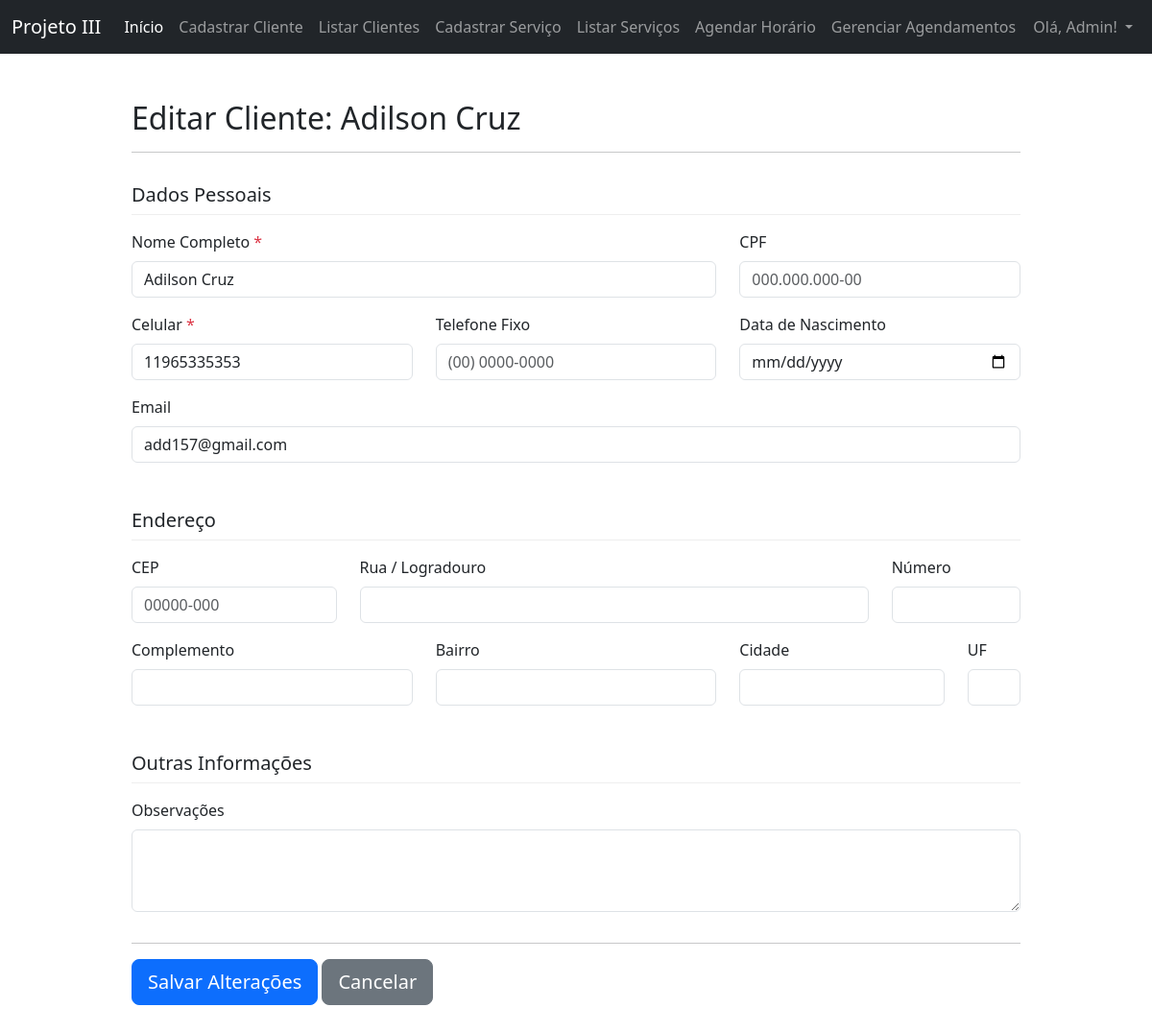
The app's page /cadastrar_cliente.php?action=editar&id=3 (signed in) with its own data.
### tables this page shows
CREATE TABLE IF NOT EXISTS `clientes` (
  `id` int NOT NULL AUTO_INCREMENT,
  `nome_completo` varchar(255) NOT NULL,
  `cpf` varchar(14) DEFAULT NULL,
  `telefone_celular` varchar(20) NOT NULL,
  `telefone_fixo` varchar(20) DEFAULT NULL,
  `email` varchar(191) DEFAULT NULL,
  `data_nascimento` date DEFAULT NULL,
  `endereco_rua` varchar(255) DEFAULT NULL,
  `endereco_numero` varchar(50) DEFAULT NULL,
  `endereco_complemento` varchar(100) DEFAULT NULL,
  `endereco_bairro` varchar(100) DEFAULT NULL,
  `endereco_cidade` varchar(100) DEFAULT NULL,
  `endereco_estado` varchar(2) DEFAULT NULL,
  `endereco_cep` varchar(9) DEFAULT NULL,
  `observacoes` text,
  `data_cadastro` timestamp NULL DEFAULT CURRENT_TIMESTAMP,
  `id_funcionario_cadastro` int NOT NULL,
  PRIMARY KEY (`id`),
  UNIQUE KEY `cpf` (`cpf`),
  KEY `id_funcionario_cadastro` (`id_funcionario_cadastro`)
);

### cadastrar_cliente.php (the view, shortened to what this page needs)
<?php
require_once 'db_conexao.php';
if (isset($_SESSION['funcionario_nome'])) {
    $nome_funcionario = htmlspecialchars($_SESSION['funcionario_nome']);
} else {
    $nome_funcionario = "Usuário";
}
$modo_edicao = false;
$cliente_data = [
    'nome_completo' => '', 'cpf' => '', 'telefone_celular' => '', 'telefone_fixo' => '',
    'email' => '', 'data_nascimento' => '', 'endereco_rua' => '', 'endereco_numero' => '',
    'endereco_complemento' => '', 'endereco_bairro' => '', 'endereco_cidade' => '',
    'endereco_estado' => '', 'endereco_cep' => '', 'observacoes' => ''
];
if (isset($_GET['action']) && $_GET['action'] == 'editar' && isset($_GET['id'])) {
    $modo_edicao = true;
    $cliente_id_edicao = (int)$_GET['id'];
    $sql_cliente = "SELECT * FROM clientes WHERE id = ?";
    $stmt_cliente = $conexao->prepare($sql_cliente);
    if ($stmt_cliente) {
        $stmt_cliente->bind_param("i", $cliente_id_edicao);
        $stmt_cliente->execute();
        $result_cliente = $stmt_cliente->get_result();
        if ($result_cliente->num_rows === 1) {
            $db_data = $result_cliente->fetch_assoc();
            foreach ($cliente_data as $key => $value) {
                if (isset($db_data[$key])) {
                    $cliente_data[$key] = $db_data[$key];
                }
            }
        }
    } else {
        $_SESSION['form_message_type'] = "danger";
        $_SESSION['form_message'] = "Erro ao preparar para buscar cliente.";
        $conexao->close();
        header("Location: listar_clientes.php");
        exit;
    }
}
?>
<!DOCTYPE html>
<html lang="pt-BR">
<head>
    <link href="https://cdn.jsdelivr.net/npm/bootstrap@5.3.3/dist/css/bootstrap.min.css" rel="stylesheet">
</head>
<body>
<nav class="navbar navbar-expand-lg navbar-dark bg-dark fixed-top">
        <div class="container-fluid">
            <a class="navbar-brand" href="dashboard.php">Projeto III</a>
            <div class="collapse navbar-collapse" id="navbarNav">
                <ul class="navbar-nav me-auto mb-2 mb-lg-0">
                    <li class="nav-item">
                        <a class="nav-link active" aria-current="page" href="dashboard.php">Início</a>
                    </li>
                    <li class="nav-item">
                        <a class="nav-link" href="cadastrar_cliente.php">Cadastrar Cliente</a>
                    </li>
                    <li class="nav-item">
                        <a class="nav-link" href="listar_clientes.php">Listar Clientes</a>
                    </li>
                    <li class="nav-item">
                        <a class="nav-link" href="cadastrar_servico.php">Cadastrar Serviço</a>
                    </li>
                    <li class="nav-item">
                        <a class="nav-link" href="listar_servicos.php">Listar Serviços</a>
                    </li>
                    <li class="nav-item">
                        <a class="nav-link" href="agendar_horario.php">Agendar Horário</a>
                    </li>
                    <li class="nav-item">
                        <a class="nav-link" href="gerenciar_agendamentos.php">Gerenciar Agendamentos</a>
                    </li>
                </ul>
                <ul class="navbar-nav">
                    <li class="nav-item dropdown">
                        <a class="nav-link dropdown-toggle" href="#" id="navbarDropdownUser" role="button" data-bs-toggle="dropdown" aria-expanded="false">
                            Olá, <?php echo $nome_funcionario; ?>!
                        </a>
                    </li>
                </ul>
            </div>
        </div>
    </nav>
    <div class="container mt-5 mb-5">
        <div class="row">
            <div class="col-md-10 offset-md-1">
                <h2><?php echo $modo_edicao ? 'Editar Cliente: ' . htmlspecialchars($cliente_data['nome_completo'] ?? '') : 'Cadastro de Novo Cliente'; ?></h2>
                <hr>
                <form action="processa_cadastro_cliente.php" method="POST">
                    <h5 class="form-section-title">Dados Pessoais</h5>
                    <div class="row">
                        <div class="col-md-8 mb-3">
                            <label for="nome_completo" class="form-label">Nome Completo <span class="text-danger">*</span></label>
                            <input type="text" class="form-control" id="nome_completo" name="nome_completo" required value="<?php echo htmlspecialchars($cliente_data['nome_completo'] ?? ''); ?>">
                        </div>
                        <div class="col-md-4 mb-3">
                            <label for="cpf" class="form-label">CPF</label>
                            <input type="text" class="form-control" id="cpf" name="cpf" placeholder="000.000.000-00" value="<?php echo htmlspecialchars($cliente_data['cpf'] ?? ''); ?>">
                        </div>
                    </div>
                    <div class="row">
                        <div class="col-md-4 mb-3">
                            <label for="telefone_celular" class="form-label">Celular <span class="text-danger">*</span></label>
                            <input type="text" class="form-control" id="telefone_celular" name="telefone_celular" placeholder="(00) 00000-0000" required value="<?php echo htmlspecialchars($cliente_data['telefone_celular'] ?? ''); ?>">
                        </div>
                        <div class="col-md-4 mb-3">
                            <label for="telefone_fixo" class="form-label">Telefone Fixo</label>
                            <input type="text" class="form-control" id="telefone_fixo" name="telefone_fixo" placeholder="(00) 0000-0000" value="<?php echo htmlspecialchars($cliente_data['telefone_fixo'] ?? ''); ?>">
                        </div>
                         <div class="col-md-4 mb-3">
                            <label for="data_nascimento" class="form-label">Data de Nascimento</label>
                            <input type="date" class="form-control" id="data_nascimento" name="data_nascimento" value="<?php echo htmlspecialchars($cliente_data['data_nascimento'] ?? ''); ?>">
                        </div>
                    </div>
                    <div class="row">
                        <div class="col-md-12 mb-3">
                            <label for="email" class="form-label">Email</label>
                            <input type="email" class="form-control" id="email" name="email" placeholder="cliente@exemplo.com" value="<?php echo htmlspecialchars($cliente_data['email'] ?? ''); ?>">
                        </div>
                    </div>
                    <h5 class="form-section-title">Endereço</h5>
                    <div class="row">
                        <div class="col-md-3 mb-3">
                            <label for="endereco_cep" class="form-label">CEP</label>
                            <input type="text" class="form-control" id="endereco_cep" name="endereco_cep" placeholder="00000-000" value="<?php echo htmlspecialchars($cliente_data['endereco_cep'] ?? ''); ?>">
                        </div>
                        <div class="col-md-7 mb-3">
                            <label for="endereco_rua" class="form-label">Rua / Logradouro</label>
                            <input type="text" class="form-control" id="endereco_rua" name="endereco_rua" value="<?php echo htmlspecialchars($cliente_data['endereco_rua'] ?? ''); ?>">
                        </div>
                        <div class="col-md-2 mb-3">
                            <label for="endereco_numero" class="form-label">Número</label>
                            <input type="text" class="form-control" id="endereco_numero" name="endereco_numero" value="<?php echo htmlspecialchars($cliente_data['endereco_numero'] ?? ''); ?>">
                        </div>
                    </div>
                    <div class="row">
                        <div class="col-md-4 mb-3">
                            <label for="endereco_complemento" class="form-label">Complemento</label>
                            <input type="text" class="form-control" id="endereco_complemento" name="endereco_complemento" value="<?php echo htmlspecialchars($cliente_data['endereco_complemento'] ?? ''); ?>">
                        </div>
                        <div class="col-md-4 mb-3">
                            <label for="endereco_bairro" class="form-label">Bairro</label>
                            <input type="text" class="form-control" id="endereco_bairro" name="endereco_bairro" value="<?php echo htmlspecialchars($cliente_data['endereco_bairro'] ?? ''); ?>">
                        </div>
                         <div class="col-md-3 mb-3">
                            <label for="endereco_cidade" class="form-label">Cidade</label>
                            <input type="text" class="form-control" id="endereco_cidade" name="endereco_cidade" value="<?php echo htmlspecialchars($cliente_data['endereco_cidade'] ?? ''); ?>">
                        </div>
                        <div class="col-md-1 mb-3">
                            <label for="endereco_estado" class="form-label">UF</label>
                            <input type="text" class="form-control" id="endereco_estado" name="endereco_estado" maxlength="2" value="<?php echo htmlspecialchars($cliente_data['endereco_estado'] ?? ''); ?>">
                        </div>
                    </div>
                    <h5 class="form-section-title">Outras Informações</h5>
                     <div class="row">
                        <div class="col-md-12 mb-3">
                            <label for="observacoes" class="form-label">Observações</label>
                            <textarea class="form-control" id="observacoes" name="observacoes" rows="3"><?php echo htmlspecialchars($cliente_data['observacoes'] ?? ''); ?></textarea>
                        </div>
                    </div>
                    <hr>
                    <button type="submit" class="btn btn-primary btn-lg">
                        <?php echo $modo_edicao ? 'Salvar Alterações' : 'Cadastrar Cliente'; ?>
                    </button>
                    <a href="<?php echo $modo_edicao ? 'listar_clientes.php' : 'dashboard.php'; ?>" class="btn btn-secondary btn-lg">Cancelar</a>
                </form>
            </div>
        </div>
    </div>
</body>
</html>

### cadastrar_cliente.php (style rules this page uses)
body { padding-top: 56px; }
.form-section-title { margin-top: 2rem; margin-bottom: 1rem; border-bottom: 1px solid #eee; padding-bottom: 0.5rem; }

### records on screen
clientes: nome_completo "Adilson Cruz", telefone_celular "11965335353", email "add157@gmail.com"

### other values on screen
$nome_funcionario "Admin"
